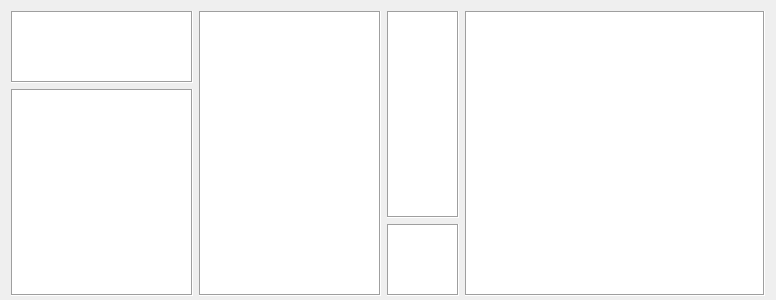
<?xml version="1.0" encoding="UTF-8"?>
<ui version="4.0">
 <class>wgLoad</class>
 <widget class="QWidget" name="wgLoad">
  <property name="geometry">
   <rect>
    <x>0</x>
    <y>0</y>
    <width>776</width>
    <height>300</height>
   </rect>
  </property>
  <property name="minimumSize">
   <size>
    <width>720</width>
    <height>300</height>
   </size>
  </property>
  <property name="windowTitle">
   <string>arLoad</string>
  </property>
  <property name="styleSheet">
   <string notr="true"/>
  </property>
  <layout class="QHBoxLayout" name="layMain" stretch="6,6,1,0,0">
   <property name="bottomMargin">
    <number>4</number>
   </property>
   <item>
    <layout class="QVBoxLayout" name="verticalLayout" stretch="1,3">
     <item>
      <widget class="QListWidget" name="lstScene">
       <property name="styleSheet">
        <string notr="true">color: rgb(230, 230, 230);</string>
       </property>
       <property name="frameShape">
        <enum>QFrame::Box</enum>
       </property>
       <property name="frameShadow">
        <enum>QFrame::Sunken</enum>
       </property>
       <property name="resizeMode">
        <enum>QListView::Adjust</enum>
       </property>
       <property name="viewMode">
        <enum>QListView::ListMode</enum>
       </property>
       <property name="uniformItemSizes">
        <bool>false</bool>
       </property>
       <property name="batchSize">
        <number>100</number>
       </property>
      </widget>
     </item>
     <item>
      <widget class="QListWidget" name="lstSet">
       <property name="minimumSize">
        <size>
         <width>150</width>
         <height>0</height>
        </size>
       </property>
       <property name="styleSheet">
        <string notr="true">color: rgb(230, 230, 230);</string>
       </property>
       <property name="frameShape">
        <enum>QFrame::Box</enum>
       </property>
       <property name="frameShadow">
        <enum>QFrame::Sunken</enum>
       </property>
      </widget>
     </item>
    </layout>
   </item>
   <item>
    <widget class="QListWidget" name="lstAsset">
     <property name="minimumSize">
      <size>
       <width>150</width>
       <height>0</height>
      </size>
     </property>
     <property name="styleSheet">
      <string notr="true">color: rgb(230, 230, 230);</string>
     </property>
     <property name="frameShape">
      <enum>QFrame::Box</enum>
     </property>
     <property name="frameShadow">
      <enum>QFrame::Sunken</enum>
     </property>
    </widget>
   </item>
   <item>
    <layout class="QVBoxLayout" name="verticalLayout_2" stretch="3,1">
     <item>
      <widget class="QListWidget" name="lstTask">
       <property name="styleSheet">
        <string notr="true">color: rgb(230, 230, 230);</string>
       </property>
       <property name="frameShape">
        <enum>QFrame::Box</enum>
       </property>
       <property name="frameShadow">
        <enum>QFrame::Sunken</enum>
       </property>
      </widget>
     </item>
     <item>
      <widget class="QListWidget" name="lstStatus">
       <property name="styleSheet">
        <string notr="true">color: rgb(230, 230, 230);</string>
       </property>
       <property name="frameShape">
        <enum>QFrame::Box</enum>
       </property>
       <property name="frameShadow">
        <enum>QFrame::Sunken</enum>
       </property>
      </widget>
     </item>
    </layout>
   </item>
   <item>
    <widget class="QListWidget" name="lstFiles">
     <property name="minimumSize">
      <size>
       <width>300</width>
       <height>0</height>
      </size>
     </property>
     <property name="styleSheet">
      <string notr="true">color: rgb(230, 230, 230);</string>
     </property>
     <property name="frameShape">
      <enum>QFrame::Box</enum>
     </property>
     <property name="frameShadow">
      <enum>QFrame::Sunken</enum>
     </property>
    </widget>
   </item>
   <item>
    <layout class="QVBoxLayout" name="layMeta"/>
   </item>
  </layout>
 </widget>
 <tabstops>
  <tabstop>lstFiles</tabstop>
  <tabstop>lstAsset</tabstop>
  <tabstop>lstScene</tabstop>
  <tabstop>lstSet</tabstop>
  <tabstop>lstTask</tabstop>
  <tabstop>lstStatus</tabstop>
 </tabstops>
 <resources/>
 <connections/>
</ui>
